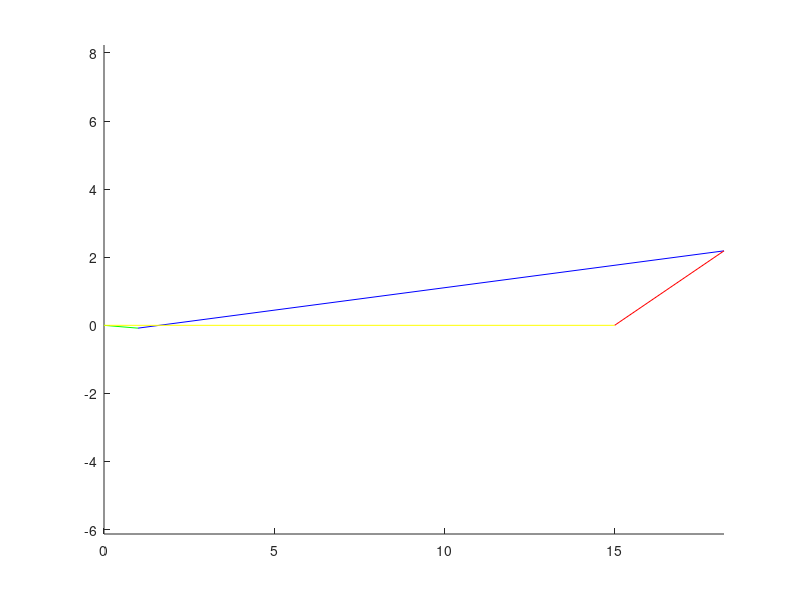

MATLAB code to generate this figure:
clear all
clc

% Come prima cosa scrivo i valori dei dati geometrici
z1=1; z3=4; z4=15; delta=40*pi/180;

% Apro una figura su cui plottare i risultati
figure(1)
hold on
axis equal

% Creo un vettore con valori che vanno da 0 a 2*pi con passo 0.1
vetq=[0:0.1:2*pi];

% Scrivo il ciclo grazie al vettore vetq
for i=vetq
    
    % Assegno alla coordinata indipendente il valore iterativo i
    q=i;

    % Riscrivo ora il codice come prima cambiando la parte "plot"    
    C=z1*[cos(q), sin(q)]';
    B=[z4,0];

    zt=norm(B-C);

    HB=z3*sin(delta);
    HD=z3*cos(delta);

    alfa=asin(HB/zt);
    phi_t=atan2(B(2)-C(2), B(1)-C(1));

    phi2=phi_t+alfa;

    z2=zt*cos(alfa)-HD;

    D=[C(1)+z2*cos(phi2), C(2)+z2*sin(phi2)];
    
    % Con "cla" cancello il plot precedente
    cla

    % PLOTTO I RISULTATI
    plot([0, C(1)], [0, C(2)], 'g')
    plot([C(1), D(1)], [C(2), D(2)], 'b')
    plot([D(1), B(1)], [D(2), B(2)], 'r')
    plot([B(1), 0], [B(2), 0], 'y')
    
    % Con "drawnow" aggiorno il grafico ad ogni ciclo, invece di aggiornare
    % la figura al terimine del ciclo for [potrei usare il comando
    % pause(tot) per fermare un ciclo per un "tot" di tempo scelto]
    drawnow

end
